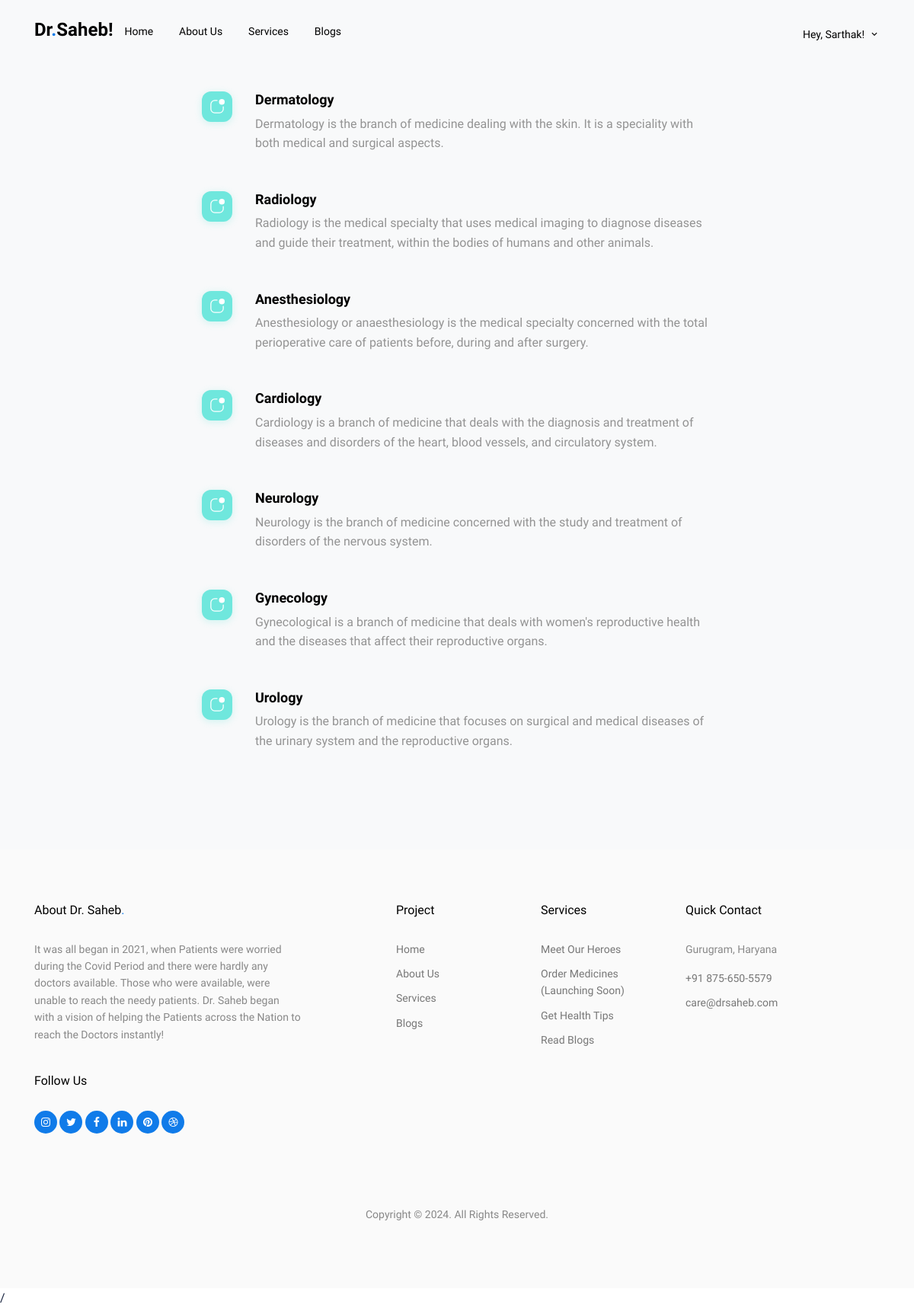
Screenshot of /services/ (signed in) with the database file from the repository.
### department/models.py (models this page shows, shortened)
class Department(models.Model):
    name = models.CharField(max_length=100)
    desc = models.TextField(max_length=200)
    slug = AutoSlugField(unique=True, null=True, populate_from = 'name', default=None)

### drsaheb/views.py (the view)
# urls.py: path('services/', views.Services, name='services'),
@login_required(login_url='/sign-in/')
def Services(request):
    data = Department.objects.all()
    return render(request, 'Services.html', {
        'departments':data
    })

### Templates/Services.html (shortened to what this page needs)
{% extends 'Base/Base.html' %}
{% block content %}
<div class="untree_co-section bg-light">
    <div class="container">
        {% for department in departments %}
        <div class="d-flex align-items-center justify-content-center">
            <div class="col-lg-8 order-lg-2 js-custom-dots">
                <a href="{{department.slug}}" class="service link horizontal d-flex" data-aos="fade-left" data-aos-delay="0">
                    <div class="service-icon color-1 mb-4">
                    </div>
                    <div class="service-contents">
                        <h3>{{department.name}}</h3>
                        <p>{{department.desc}}</p>
                    </div>
                </a>
            </div>
        </div>
        {% endfor %}
    </div>
</div>
{% endblock %}

### Templates/Base/Base.html (shortened to what this page needs)
<!doctype html>
<html lang="en">
{% load static %}
<head>
    <link rel="stylesheet" href="https://cdn.jsdelivr.net/npm/bootstrap@4.0.0/dist/css/bootstrap.min.css"
>
    <link rel="stylesheet" href="{% static "css/Account.css" %}">
    <link rel="stylesheet" href="{% static "css/bootstrap.min.css" %}">
    <link rel="stylesheet" href="{% static "css/owl.carousel.min.css" %}">
    <link rel="stylesheet" href="{% static "css/owl.theme.default.min.css" %}">
    <link rel="stylesheet" href="{% static "css/jquery.fancybox.min.css" %}">
    <link rel="stylesheet" href="{% static "fonts/icomoon/style.css" %}">
    <link rel="stylesheet" href="{% static "fonts/flaticon/font/flaticon.css" %}">
    <link rel="stylesheet" href="{% static "css/aos.css" %}">
    <link rel="stylesheet" href="{% static "css/style.css" %}">
    <link rel="stylesheet" href="{% static "css/MyCSS.css" %}">
</head>
<body data-spy="scroll" data-target=".site-navbar-target" data-offset="100">
    {% include 'Base/Navbar.html' %}
    {% block content %}
    {% endblock %}
    {% include 'Base/Footer.html' %}
    <script src="{% static "js/jquery-3.4.1.min.js" %}"></script>/
</body>
</html>

### Templates/Base/Navbar.html (shortened to what this page needs)
<nav class="site-nav dark js-site-navbar mb-5 site-navbar-target">
  <div class="container">
    <div class="site-navigation">
      <a href="index.html" class="logo m-0 float-left">Dr<span class="text-primary">.</span>Saheb!</a>
      <ul class="js-clone-nav d-none d-lg-inline-block site-menu float-left">
        <li class="active"><a href="/" class="nav-link">Home</a></li>
        <li><a href="{% url 'about' %}" class="nav-link">About Us</a></li>
        {% if request.user.is_authenticated %}
        <li><a href="{% url 'services' %}" class="nav-link">Services</a></li>
        <li><a href="{% url 'blog:blogs' %}" class="nav-link">Blogs</a></li>
        {% endif %}
      </ul>
      <ul class="js-clone-nav d-none mt-1 d-lg-inline-block site-menu float-right">
        {% if request.user.is_authenticated %}
        <li class="has-children">
          <a href="#" class="nav-link">Hey, {{ request.user.first_name }}!</a>
        </li>
        {% else %}
        <li class="cta-button-outline"><a href="{% url 'account:sign-in' %}">Sign in</a></li>
        <li class="cta-primary"><a href="{% url 'account:register' %}">Register</a></li>
        {% endif %}
      </ul>
    </div>
  </div>
</nav>

### Templates/Base/Footer.html (shortened to what this page needs)
<div class="site-footer">
  <div class="container">
    <div class="row">
      <div class="col-lg-4">
        <div class="widget">
          <h3>About Dr. Saheb<span class="text-primary">.</span> </h3>
          <p>It was all began in 2021, when Patients were worried during the Covid Period and there were hardly any doctors available. Those who were available, were unable to reach the needy patients. Dr. Saheb began with a vision of helping the Patients across the Nation to reach the Doctors instantly!
          </p>
        </div>
        <div class="widget">
          <h3>Follow Us</h3>
          <ul class="list-unstyled social">
            <li><a href="#"><span class="icon-instagram"></span></a></li>
            <li><a href="#"><span class="icon-twitter"></span></a></li>
            <li><a href="#"><span class="icon-facebook"></span></a></li>
            <li><a href="#"><span class="icon-linkedin"></span></a></li>
            <li><a href="#"><span class="icon-pinterest"></span></a></li>
            <li><a href="#"><span class="icon-dribbble"></span></a></li>
          </ul>
        </div>
      </div>
      <div class="col-lg-2 ml-auto">
        <div class="widget">
          <h3>Project</h3>
          <ul class="list-unstyled float-left links">
            <li><a href="{% url 'home' %}">Home</a></li>
            <li><a href="{% url 'about' %}">About Us</a></li>
            <li><a href="{% url 'services' %}">Services</a></li>
            <li><a href="/blogs/">Blogs</a></li>
          </ul>
        </div>
      </div>
      <div class="col-lg-2">
        <div class="widget">
          <h3>Services</h3>
          <ul class="list-unstyled float-left links">
            <li><a href="{% url 'services' %}">Meet Our Heroes</a></li>
            <li><a href="#">Order Medicines (Launching Soon)</a></li>
            <li><a href="#">Get Health Tips</a></li>
            <li><a href="/blogs/">Read Blogs</a></li>
          </ul>
        </div>
      </div>
      <div class="col-lg-3">
        <div class="widget">
          <h3>Quick Contact</h3>
          <address>Gurugram, Haryana</address>
          <ul class="list-unstyled links mb-4">
            <li><a href="tel://11234567890">+91 875-650-5579</a></li>
            <li><a href="mailto:info@mydomain.com">care@drsaheb.com</a></li>
          </ul>
        </div>
      </div>
    </div>
    <div class="row mt-5">
      <div class="col-12 text-center">
        <p class="copyright">Copyright &copy;
          <script>document.write(new Date().getFullYear());</script>. All Rights Reserved.
        </p>
      </div>
    </div>
  </div>
</div>

### Static/css/Account.css (style rules this page uses)
* { box-sizing: border-box; margin: 0; padding: 0; }

### Static/css/style.css (style rules this page uses)
body { font-family: "Work Sans", sans-serif; line-height: 1.6; background: #ffffff; overflow-x: hidden; font-size: 16px; color: #18233F; letter-spacing: normal; }
body:before { content: ""; position: fixed; top: 0; left: 0; z-index: 99; right: 0; bottom: 0; background: rgba(0, 0, 0, 0.2); opacity: 0; visibility: hidden; -webkit-transition: .3s all ease; -o-transition: .3s all ease; transition: .3s all ease; }
a { color: #107BE9; -webkit-transition: .3s all ease; -o-transition: .3s all ease; transition: .3s all ease; }
.text-primary { color: #107BE9 !important; }
h1, .h1, h2, .h2, h3, .h3, h4, .h4 { font-family: "Work Sans", sans-serif; color: #000000; }
.logo { font-size: 24px; color: #ffffff; font-weight: 700; }
.site-nav { position: absolute; width: 100%; z-index: 10; }
.site-nav a { position: relative; z-index: 9; cursor: pointer; }
.site-nav { padding-top: 20px; padding-bottom: 20px; }
.site-nav .site-navigation .site-menu { margin-bottom: 0; }
.site-nav .site-navigation .site-menu > li { display: inline-block; }
.site-nav .site-navigation .site-menu > li > a { font-weight: 500; font-size: 14px; padding: 10px 15px; display: inline-block; text-decoration: none !important; position: relative; }
.site-nav .site-navigation .site-menu > li.active > a { color: #ffffff; }
.site-nav .site-navigation .site-menu .has-children { position: relative; }
.site-nav .site-navigation .site-menu .has-children > a { position: relative; padding-right: 20px; }
.site-nav .site-navigation .site-menu .has-children > a:before { position: absolute; content: "\e313"; font-size: 14px; top: 50%; right: 0; -webkit-transform: translateY(-50%); -ms-transform: translateY(-50%); transform: translateY(-50%); font-family: 'icomoon'; }
.site-nav.dark a { color: #000000; }
.site-nav.dark .site-navigation .site-menu > li.active > a { color: #000000; }
.untree_co-section { padding: 100px 0; position: relative; }
.service .service-icon { font-size: 24px; display: inline-block; width: 50px; height: 50px; border-radius: 30%; position: relative; color: #ffffff; }
.service .service-icon.color-1 { background-color: #6fe7dd; -webkit-box-shadow: 0 2px 10px 0 rgba(111, 231, 221, 0.3); box-shadow: 0 2px 10px 0 rgba(111, 231, 221, 0.3); }
.service .service-icon > svg { position: absolute; top: 50%; left: 50%; -webkit-transform: translate(-50%, -50%); -ms-transform: translate(-50%, -50%); transform: translate(-50%, -50%); }
.service .service-contents h3 { font-size: 18px; font-weight: 600; }
.service.horizontal .service-icon { -webkit-box-flex: 0; -ms-flex: 0 0 40px; flex: 0 0 40px; margin-right: 30px; width: 40px; height: 40px; font-size: 20px; }
.service.link { padding: 20px; margin-bottom: 10px; border-radius: 7px; }
.service.link .service-contents { color: #939393; }
.service.link .service-contents *:last-child { margin-bottom: 0; }
.site-footer { background: #fafafa; font-size: 14px; color: #888; padding: 70px 0; }
.site-footer a { color: #107BE9; position: relative; display: inline-block; }
.site-footer .widget { margin-bottom: 40px; display: block; position: relative; z-index: 1; }
.site-footer .widget h3 { font-size: 16px; color: #000000; margin-bottom: 30px; }
.site-footer .widget .links { width: 150px; }
.site-footer .widget .links li { margin-bottom: 10px; }
.site-footer .widget .links li a { color: #777; }
.site-footer .social li { display: inline-block; }
.site-footer .social li a { display: inline-block; width: 30px; height: 30px; position: relative; background: #107BE9; border-radius: 50%; color: #ffffff; line-height: 30px; }
.site-footer .social li a:before { display: none; }
.site-footer .social li a > span { position: absolute; top: 48%; left: 50%; -webkit-transform: translate(-50%, -50%); -ms-transform: translate(-50%, -50%); transform: translate(-50%, -50%); }

### rows the page displays
Department: name "Dermatology", desc "Dermatology is the branch of medicine dealing with the skin. It is a speciality with both medical and surgical aspects."
Department: name "Radiology", desc "Radiology is the medical specialty that uses medical imaging to diagnose diseases and guide their treatment, within the bodies of humans and other animals."
Department: name "Anesthesiology", desc "Anesthesiology or anaesthesiology is the medical specialty concerned with the total perioperative care of patients before, during and after surgery."
Department: name "Cardiology", desc "Cardiology is a branch of medicine that deals with the diagnosis and treatment of diseases and disorders of the heart, blood vessels, and circulatory system."
Department: name "Neurology", desc "Neurology is the branch of medicine concerned with the study and treatment of disorders of the nervous system."
Department: name "Gynecology", desc "Gynecological is a branch of medicine that deals with women's reproductive health and the diseases that affect their reproductive organs."
Department: name "Urology", desc "Urology is the branch of medicine that focuses on surgical and medical diseases of the urinary system and the reproductive organs."

### other values shown
{{ request.user.first_name }} "Sarthak"
